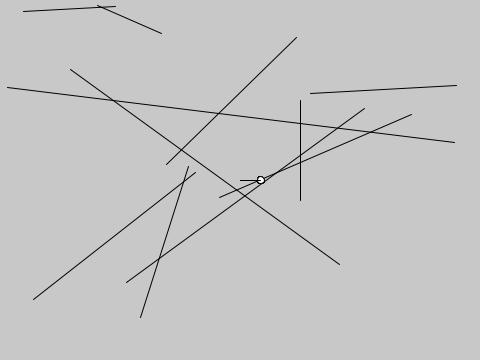
Frame 1 (no input)
Frame 60 (the mouse pressed at the canvas centre just before this capture): identical to frame 1, image omitted
Frame 120 (the mouse held since frame 60 and released just before this capture): identical to frame 1, image omitted

The Processing sketch that drew this single still picture (run headless with seeded random() and noise(); from frame 60 on, the mouse is pressed at the canvas centre):

// Processing sketch: sketch_2d_raycasting
// ── sketch_2d_raycasting.pde
ArrayList<Border> borders;
Sensor sensor;

void setup() {
  size(480, 360);
  borders = new ArrayList<Border>();
  borders.add(new Border(new PVector(300, 100), new PVector(300, 200)));
  for (int i = 0; i < 10; i++) {
    borders.add(new Border(random_vec(), random_vec()));
  }

  sensor = new Sensor(new PVector(width / 2, height / 2));
}

void draw() {
  background(200);
  for (Border b : borders) {
    b.display();
  }

  for (Ray ray : sensor.rays) {
    ray.display();
    Optional<PVector> closest_intersection = Optional.empty();

    for (Border b : borders) {
      Optional<PVector> intersection = ray.cast(b);
      if (intersection.isPresent()) {
        PVector point = intersection.get();
        if (closest_intersection.isPresent()) {
          if (PVector.dist(ray.pos, point) < PVector.dist(ray.pos, closest_intersection.get())) {
            closest_intersection = Optional.of(point);
          }
        } else {
          closest_intersection = Optional.of(point);
        }
      }
    }
    closest_intersection.ifPresent(point -> {
      ellipse(point.x, point.y, 7, 7);
      line(ray.pos.x, ray.pos.y, point.x, point.y);
    }
    );
  }
}

void mouseMoved() {
  sensor.look_at(new PVector(mouseX, mouseY));
}

void mouseClicked() {
  setup();
}

PVector random_vec() {
  return new PVector(random(0, width), random(0, height));
}

// ── Border.pde


class Border {
  PVector a;
  PVector b;
  
  Border(PVector from, PVector to) {
     a = from;
     b = to;
  }
  
  void update() {
    assert true;
  }
  
  void display() {
    line(a.x, a.y, b.x, b.y);
  }
}

// ── Ray.pde
import java.util.Optional;

class Ray {
  PVector pos;
  PVector direction;
  
  Ray(PVector position) {
     pos = position;
     direction = new PVector(1, 0);
  }
  
  void set_direction(PVector _direction) {
     direction = _direction; 
  }
  
  void look_at(PVector target) {
    PVector delta = PVector.sub(target, pos);
    delta.normalize();
    direction = delta;
  }
  
  void display() {
    pushMatrix();
    translate(pos.x, pos.y);
    line(0, 0, direction.x * 10, direction.y * 10);
    popMatrix();
  }
  
  Optional<PVector> cast(Border border) {
     final float x1 = border.a.x;
     final float y1 = border.a.y;
     final float x2 = border.b.x;
     final float y2 = border.b.y;
     
     final float x3 = pos.x;
     final float y3 = pos.y;
     final float x4 = pos.x + direction.x;
     final float y4 = pos.y + direction.y;
     
     final float denominator = (x1 - x2) * (y3 - y4) - (y1 - y2) * (x3 - x4);
     if (denominator == 0) {
       return Optional.empty();
     } 
     
     final float t = ((x1 - x3) * (y3 - y4) - (y1 - y3) * (x3 - x4)) / denominator;
     final float u = -((x1 - x2) * (y1 - y3) - (y1 - y2) * (x1 - x3)) / denominator;
     if (t > 0 && t < 1 && u >= 0) {
       final float x = x1 + t * (x2 - x1);
       final float y = y1 + t * (y2 - y1);
       return Optional.of(new PVector(x, y));
     } else {
       return Optional.empty();
     }
  }
}

// ── Sensor.pde
static int NUM_RAYS = 10;
static float ANGLE_SPREAD = 60.0;
static float ANGLE_STEP = ANGLE_SPREAD * 2 / NUM_RAYS;

class Sensor {
  PVector pos;
  PVector direction;
  
  ArrayList<Ray> rays;
  
  Sensor(PVector position) {
    rays = new ArrayList<Ray>();
    pos = position;
    direction = new PVector(0, 0);
    for (int i = 0; i < NUM_RAYS; i+= 1) {
        Ray ray = new Ray(pos.copy());
        rays.add(ray);
    }
  }
  
  void look_at(PVector target) {
    PVector delta = PVector.sub(target, pos);
    delta.normalize();
    direction = delta;
    
    for (int i = 0; i < NUM_RAYS; i+= 1) {
      float angle = -ANGLE_SPREAD + (i * ANGLE_STEP);
      rays.get(i).set_direction(direction.copy().rotate(radians(angle)));
    }
  }
}
